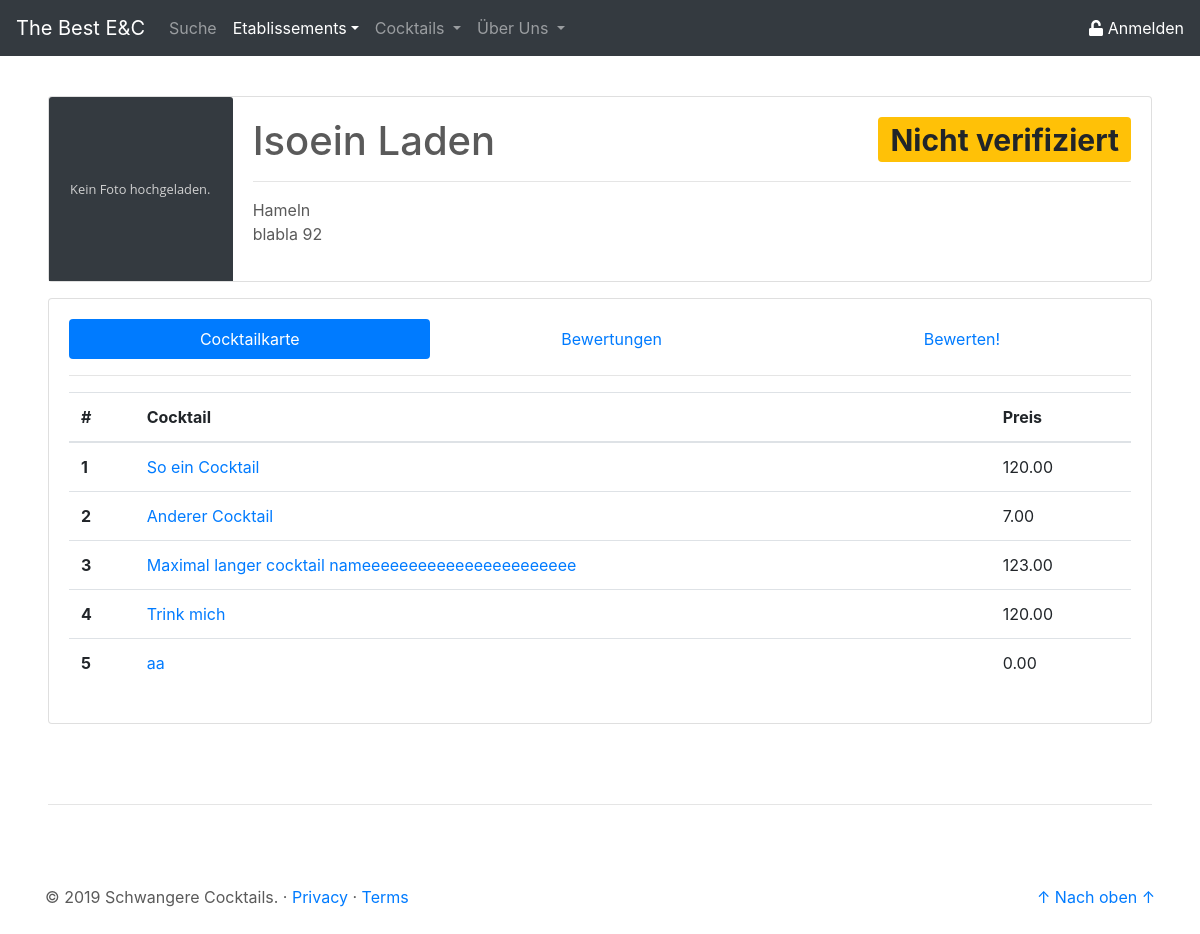
The page /site/etablissement_details.php?etab_id=1 on the database its author committed.
### tables this page shows
CREATE TABLE `etab` (
  `id` int(11) NOT NULL,
  `name` varchar(50) NOT NULL,
  `ort` varchar(50) NOT NULL,
  `anschrift` varchar(50) NOT NULL,
  `verifiziert` tinyint(1) NOT NULL DEFAULT '0',
  `img` longblob NOT NULL
);

CREATE TABLE `cock_etab` (
  `id` int(11) NOT NULL,
  `etab_id` int(11) NOT NULL,
  `cock_id` int(11) NOT NULL,
  `preis` decimal(10,2) NOT NULL
);

CREATE TABLE `cock` (
  `id` int(11) NOT NULL,
  `name` varchar(50) NOT NULL,
  `beschreibung` text NOT NULL,
  `img` longblob NOT NULL
);

### php/db/select_etabInfo.php (called while the page is built, shortened)
<?php
$pdo = new PDO('mysql:host=localhost;dbname=dbprog', 'root', '');
$statement = $pdo->prepare(
    "SELECT e.id as id,
			e.name as name,
			e.anschrift as anschrift,
			e.ort as ort,
			e.img as img,
			e.verifiziert as verifiziert
	 FROM etab e
	 WHERE e.id = :etab_id");
$result = $statement->execute(array('etab_id' => $etabId));
$etabInfo = $statement->fetch();

### php/db/select_cocktailkarte.php (called while the page is built, shortened)
<?php
$pdo = new PDO('mysql:host=localhost;dbname=dbprog', 'root', '');
if(isset($cockId)){
	$statement = $pdo->prepare(
		"SELECT e.id as id
			   ,e.name as name
			   ,e.ort as ort
			   ,ce.preis as preis
			   ,AVG(bc.wert) as wert
		 FROM cock_etab ce
			JOIN etab e
				ON e.id = ce.etab_id
			LEFT JOIN bew_cock bc
				ON ce.id = bc.cock_etab_id
		 WHERE ce.cock_id = :cock_id
		 GROUP BY e.id
				 ,e.name
				 ,e.ort
				 ,ce.preis
				 ,ce.cock_id");
	$result = $statement->execute(array('cock_id' => $cockId));
} else {
	$statement = $pdo->prepare(
		"SELECT c.id as id,
				c.name as name,
				ce.preis as preis
		 FROM cock_etab ce
		 	JOIN cock c
			 	ON c.id = ce.cock_id
		 WHERE ce.etab_id = :etab_id");
$result = $statement->execute(array('etab_id' => $etabId));
}
$cocktailkarte = $statement->fetchAll();

### site/etablissement_details.php (the view, shortened to what this page needs)
<?php
$activeHead = "etablissement";
$etabId = $_GET['etab_id'];
include('../php/db/select_etabInfo.php');
include('../php/db/select_cocktailkarte.php');
?>
<!doctype html>
<html lang="de">
<head>
	<link rel="stylesheet" href="https://stackpath.bootstrapcdn.com/bootstrap/4.3.1/css/bootstrap.min.css">
	<link href="../css/csstoolbox.css" rel="stylesheet">
</head>
<body>
	<header>
		<?php
		include('../php/buildHeader.php');
		?>
	</header>
	<main role="main">
		<div class="mt-5 ml-5 mr-5">
			<div class="card mb-3" width="100%" style="max-height: 360px;">
				<div class="row no-gutters">
					<div class="col-md-2">
						<?php
						if ($etabInfo["img"] == null)
							echo '<img src="../res/placeholder_no_image.svg" class="card-img-top">';
						else
							echo '<img src="../php/db/get_img.php?etab_id=' . $etabInfo["id"] . '" class="card-img-top">';
						?>
					</div>
					<div class="col-md-10">
						<div class="card-body d-flex flex-column" style="max-height: 200px;">
							<div>
								<h1 class="card-title"> <?php echo $etabInfo["name"];
														if ($etabInfo["verifiziert"] == 1) {
															echo '
															<span class="badge badge-primary float-right">Verifiziert</span>';
														} else {
															echo '
															<span class="badge badge-warning float-right">Nicht verifiziert</span>';
														} ?>
								</h1>
								<hr>
							</div>
							<div>
								<p class="card-text"> <?php echo $etabInfo["ort"] . '<br>' . $etabInfo["anschrift"]; ?> </p>
							</div>
						</div>
					</div>
				</div>
			</div>
			<div class="card card-body">
				<ul class="nav nav-pills flex-column flex-sm-row" id="etabDetail-tab" role="tablist">
					<li class="flex-sm-fill text-sm-center nav-item">
						<a class="nav-link active" id="cocktailKarte-tab" data-toggle="pill" href="#cocktailKarte" role="tab" aria-controls="cocktailKarte" aria-selected="true">Cocktailkarte</a>
					</li>
					<li class="flex-sm-fill text-sm-center nav-item">
						<a class="nav-link" id="bewertungen-tab" data-toggle="pill" href="#bewertungen" role="tab" aria-controls="bewertungen" aria-selected="false">Bewertungen</a>
					</li>
					<li class="flex-sm-fill text-sm-center nav-item">
						<a class="nav-link" id="bewerten-tab" data-toggle="pill" href="#bewerten" role="tab" aria-controls="bewerten" aria-selected="false">Bewerten!</a>
					</li>
				</ul>
				<hr>
				<div class="tab-content" id="etabDetail-tabContent">
					<div class="tab-pane fade show active" id="cocktailKarte" role="tabpanel" aria-labelledby="cocktailKarte-tab">
						<?php echo '
						<table class="table">
							<thead>
								<tr>
									<th scope="col">#</th>
									<th scope="col">Cocktail</th>
									<th scope="col">Preis</th>
								</tr>
							</thead>
							<tbody>';
						for ($i = 0; $i < count($cocktailkarte); $i++) {
							echo '<tr>';
							echo '<th scope="row">' . ($i + 1) . '</th>';
							echo '<td> <a class="" href="cocktail_details.php?cock_id= ' . $cocktailkarte[$i]["id"] . '">' . $cocktailkarte[$i]["name"] . '</a></td>';
							echo '<td>' . $cocktailkarte[$i]["preis"] . '</td>';
							echo '</tr>';
						}
						echo '</tbody></table>';
						?>
					</div>
				</div>
			</div>
		</div>
	</main>
	<hr class="ct-hr-divider ml-5 mr-5">
	<footer role="footer" class="container">
		<?php
		include('../php/buildFooter.php');
		?>
	</footer>
</body>
</html>

### php/buildHeader.php (shortened to what this page needs)
<?php
$searchActive = "";
$cocktailActive = "";
$etablissementActive = "";
$uberUnsActive = "";
if ($activeHead == "search") {
    $searchActive = "active";
} elseif ($activeHead == "etablissement") {
    $etablissementActive = "active";
} elseif ($activeHead == "cocktail") {
    $cocktailActive = "active";
} elseif ($activeHead == "uberUns") {
    $uberUnsActive = "active";
}
echo '
    <nav class="navbar navbar-expand-md navbar-dark fixed-top bg-dark">
        <a class="navbar-brand" href="../site/">The Best E&C</a>
        <div class="collapse navbar-collapse" id="navbarCollapse">
            <ul class="navbar-nav mr-auto">
                <li class="nav-item ' . $searchActive . '">
                    <a class="nav-link" href="../site/suche.php">Suche</a>
                </li>
                <li class="nav-item dropdown  ' . $etablissementActive . '">
                    <a class="nav-link dropdown-toggle" href="" id="etablissementDropdown" role="button" data-toggle="dropdown" aria-haspopup="true" aria-expanded="false">Etablissements</a>
                </li>
                <li class="nav-item dropdown ' . $cocktailActive . '">
                    <a class="nav-link dropdown-toggle" href="" id="cocktailDropdown" role="button" data-toggle="dropdown" aria-haspopup="true" aria-expanded="false">Cocktails
                    </a>
                </li>
				<li class="nav-item dropdown ' . $uberUnsActive . '">
				<a class="nav-link dropdown-toggle" href="" id="uberUnsDropdown" role="button" data-toggle="dropdown" aria-haspopup="true" aria-expanded="false">Über Uns
                    </a>
				</li>
            </ul>';
if (isset($_SESSION['userId'])) {
    echo '<a href="../site/profil_main.php" class="profil-nav mr-3"><i class="far fa-user"></i> Profil</a>';
    echo '<a href="../php/logout.php" class="profil-nav"><i class="fas fa-lock"></i> Abmelden</a>';
} else {
    echo '<a href="../site/signin.php" class="profil-nav"><i class="fas fa-unlock"></i> Anmelden</a>';
}
echo '
        </div>
    </nav>';

### php/buildFooter.php
<?php
echo '
    <p class="float-right"><a href="#">↑ Nach oben ↑</a></p>
    <p>&copy; 2019 Schwangere Cocktails. &middot; <a href="../site/footer_privacy.php">Privacy</a> &middot; <a href="../site/footer_terms.php">Terms</a></p>';

### css/csstoolbox.css (style rules this page uses)
a.profil-nav:link { color: #FFFFFF; }
body { padding-top: 3rem; padding-bottom: 3rem; margin: auto; color: #5a5a5a; }
.ct-hr-divider { margin: 5rem; }

### rows shown on the page
etab: name "Isoein Laden", ort "Hameln", anschrift "blabla 92"
cock_etab: cock.name "So ein Cocktail", preis "120.00"
cock_etab: cock.name "Anderer Cocktail", preis "7.00"
cock_etab: cock.name "Maximal langer cocktail nameeeeeeeeeeeeeeeeeeeeeee", preis "123.00"
cock_etab: cock.name "Trink mich", preis "120.00"
cock_etab: cock.name "aa", preis "0.00"
